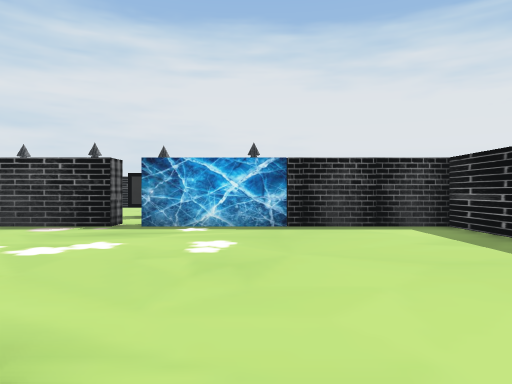
View 1 (above)

18 first-person views from a walk through a 3-D level made in the Unity game engine. The camera is 1.5 m above the floor, looks level and sees 70° across. Doors are open. The floor is counted in squares, 2 m on a side. Each view is taken from the middle of a square. On the plan, view 1 faces up. The plan holds only what a view shows up to about 11 squares ahead; the rest is blank. The place goes on beyond the plan. The player character is not drawn. Some surface patterns are stand-ins.

View 2
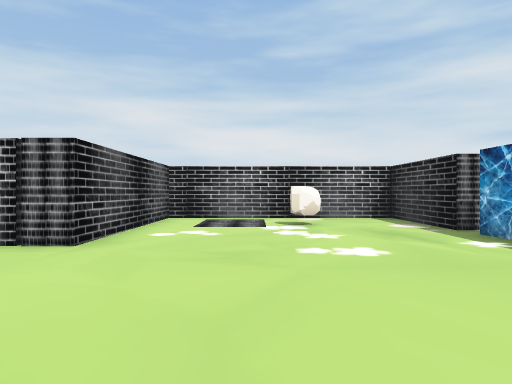

View 3
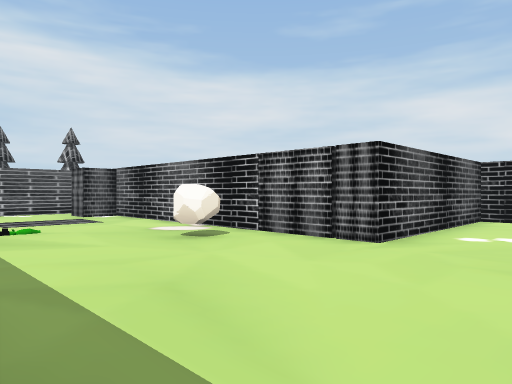

View 4
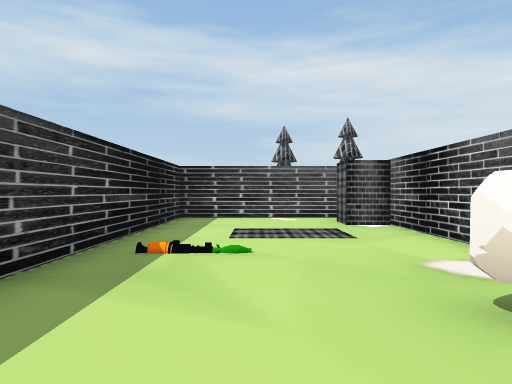

View 5
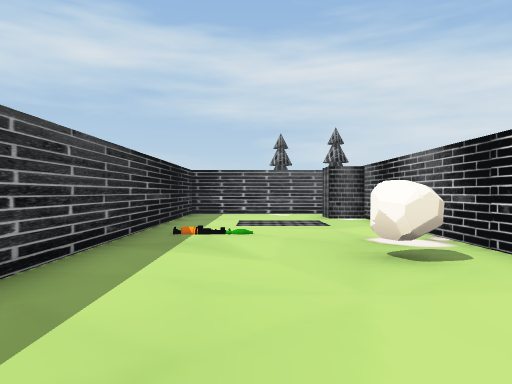

View 6
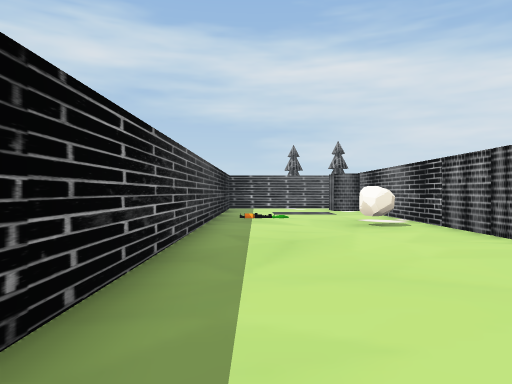

View 7
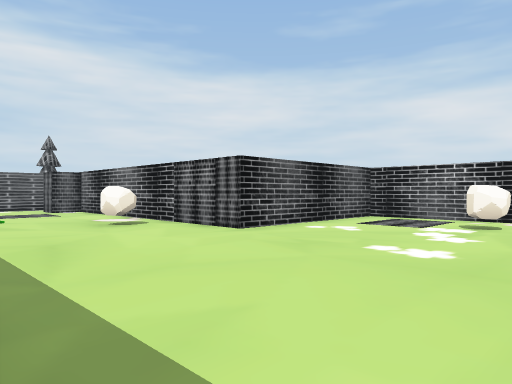

View 8
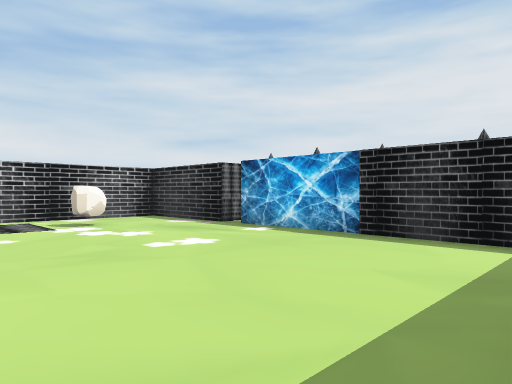

View 9
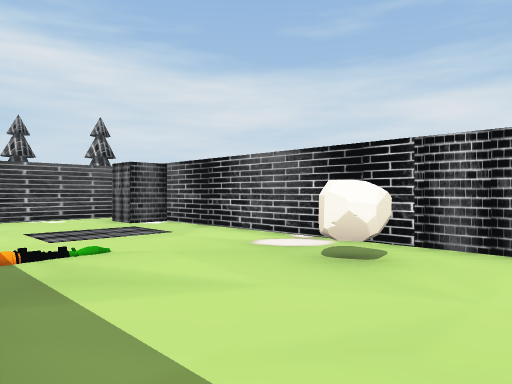

View 10
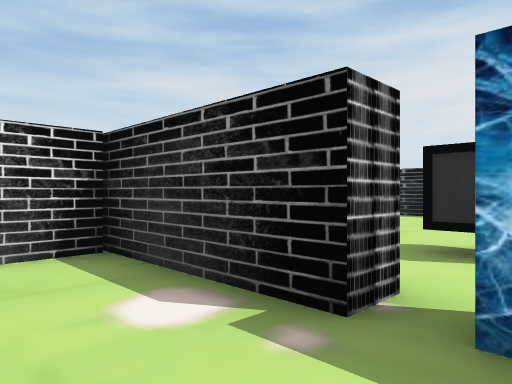

View 11
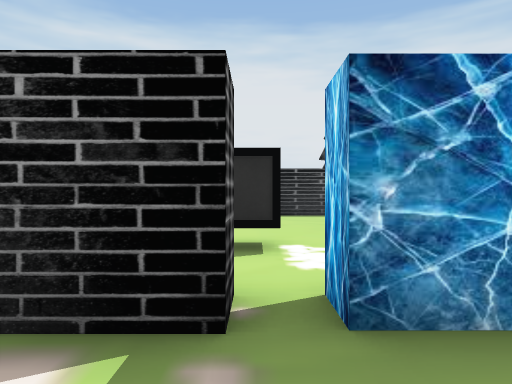

View 12
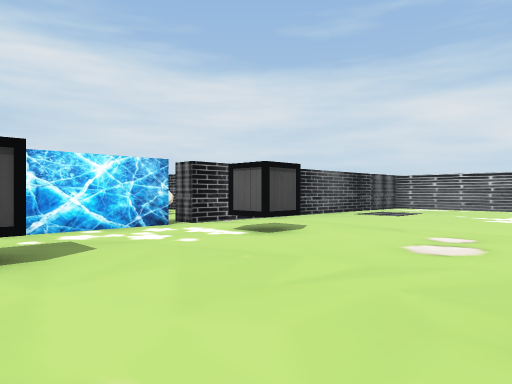

View 13
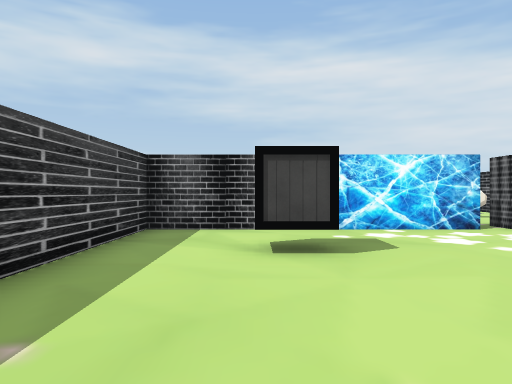

View 14
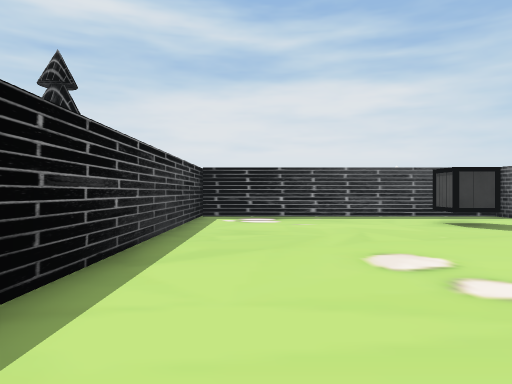

View 15
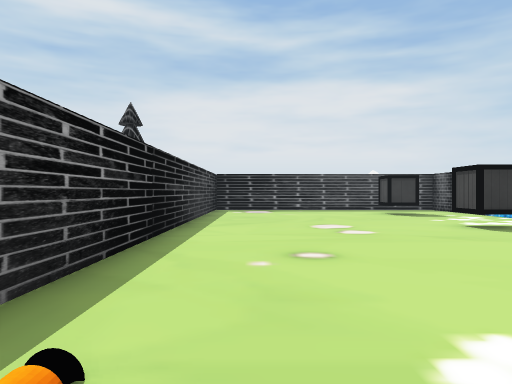

View 16
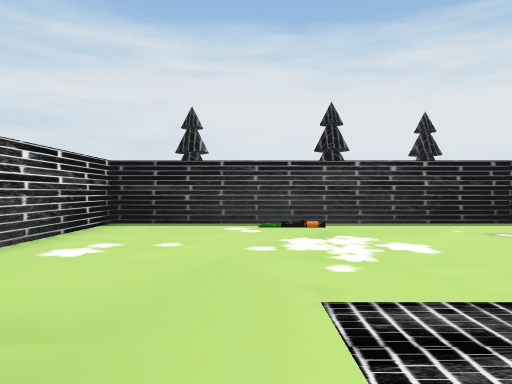

View 17
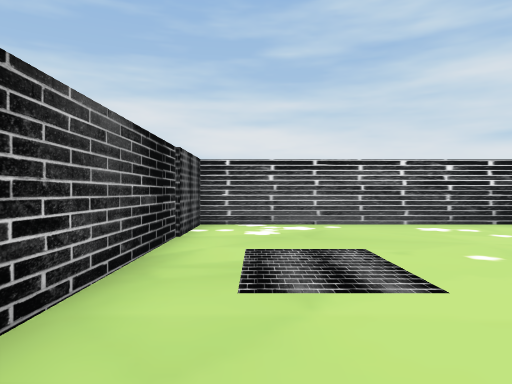

View 18
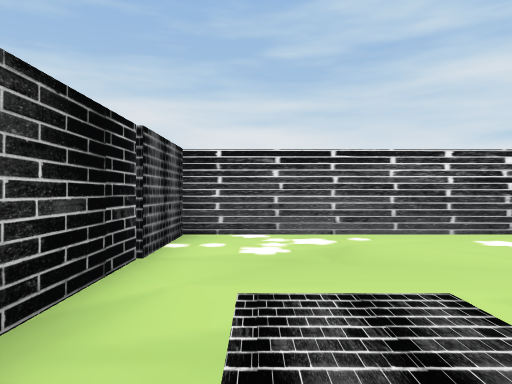

### Floor plan
Points are (right, up) in squares from view 1. A wall is a line through its corners. A room is listed if a view was taken in it or the views show most of it. See-through windows are left out.
Room 1 (views 1, 2, 3, 4, 5, 6, 7, 8, 9, 10, 11)
walls: (-3.2, 7.9) (-6.5, 7.9) (-6.5, 1.5) (-1.1, 1.5) (-1.1, -7.3) (-0.1, -7.3) (-0.1, -8.4); (-0.6, -9.5) (4.2, -9.5) (4.2, 7.9) (-2.5, 7.9)
ways out: opening at (-3, 8) to room 2
objects: other object (-4, 5); other object (0, -1); other object (3, -4)
Room 2 (views 12, 13, 14, 15, 16, 17, 18)
walls: (-4.4, 8.7) (-3.2, 8.7) (-3.2, 7.9); (-2.5, 7.9) (-2.5, 8.7) (0.4, 8.7); (2, 8.7) (4.2, 8.7) (4.2, 12.9); (4, 17.7) (-14.4, 17.7) (-14.4, 8.7) (-7.9, 8.7)
ways out: opening at (-3, 8) to room 1; open door at (-12, 17)
objects: other object (-11, 17); other object (-3, 11); other object (1, 11) to (2, 11)

Where each view was taken, in squares from view 1:
view 1: 0 up, 0 right, facing up
view 2: 4 up, 4 right, facing left
view 3: 4 up, 4 right, facing down-left
view 4: 1 up, 2 right, facing down
view 5: 3 up, 2 right, facing down
view 6: 7 up, 3 right, facing down
view 7: 7 up, 4 right, facing down-left
view 8: 2 up, 4 right, facing up-left
view 9: 1 up, 4 right, facing down-left
view 10: 6 up, 2 left, facing up-left
view 11: 6 up, 3 left, facing up
view 12: 16 up, 2 right, facing down-left
view 13: 16 up, 2 right, facing down
view 14: 16 up, 7 left, facing right
view 15: 16 up, 11 left, facing right
view 16: 9 up, 11 left, facing up
view 17: 10 up, 6 left, facing left
view 18: 10 up, 8 left, facing left
